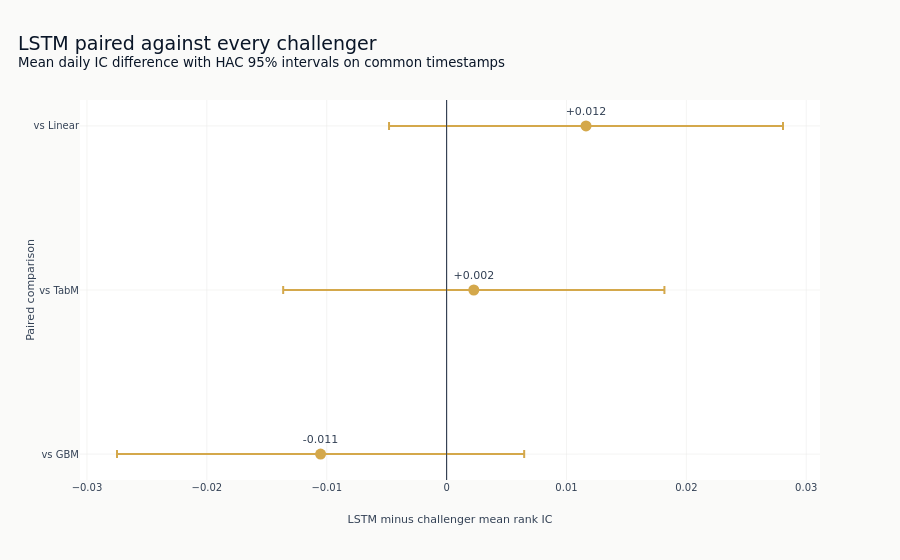

Source (notebook cell):
### Code cell
fig = go.Figure(
    go.Scatter(
        x=paired_deltas["delta"],
        y=[f"vs {FAMILY_LABELS[value]}" for value in paired_deltas["challenger"]],
        mode="markers+text",
        text=[f"{value:+.3f}" for value in paired_deltas["delta"]],
        textposition="top center",
        marker={"size": 11, "color": COLORS["amber"]},
        error_x={
            "type": "data",
            "symmetric": False,
            "array": (paired_deltas["ci_hi"] - paired_deltas["delta"]).to_list(),
            "arrayminus": (paired_deltas["delta"] - paired_deltas["ci_lo"]).to_list(),
        },
    )
)
fig.add_vline(x=0, line_color=COLORS["neutral"], line_width=1)
fig.update_layout(
    title={
        "text": f"{FAMILY_LABELS['deep_learning']} paired against every challenger"
        "<br><sup>Mean daily IC difference with HAC 95% intervals on common timestamps</sup>",
        "x": 0.02,
        "xanchor": "left",
    },
    xaxis_title=f"{FAMILY_LABELS['deep_learning']} minus challenger mean rank IC",
    yaxis_title="Paired comparison",
    showlegend=False,
)
fig.show()

### Figure 1 — Plotly figure (JSON) as saved in the notebook; plotly's stock layout.template omitted (floating-point values rounded to 4 significant figures)
{"data": [{"error_x": {"array": [0.01698, 0.0159, 0.01643], "arrayminus": [0.01698, 0.0159, 0.01643], "symmetric": false, "type": "data"}, "marker": {"color": "#D4A84B", "size": 11}, "mode": "markers+text", "text": ["-0.011", "+0.002", "+0.012"], "textposition": "top center", "type": "scatter", "x": [-0.01051, 0.002269, 0.01163], "y": ["vs GBM", "vs TabM", "vs Linear"]}], "layout": {"shapes": [{"line": {"color": "#334155", "width": 1}, "type": "line", "x0": 0, "x1": 0, "xref": "x", "y0": 0, "y1": 1, "yref": "y domain"}], "showlegend": false, "title": {"text": "LSTM paired against every challenger<br><sup>Mean daily IC difference with HAC 95% intervals on common timestamps</sup>", "x": 0.02, "xanchor": "left"}, "xaxis": {"title": {"text": "LSTM minus challenger mean rank IC"}}, "yaxis": {"title": {"text": "Paired comparison"}}}}
